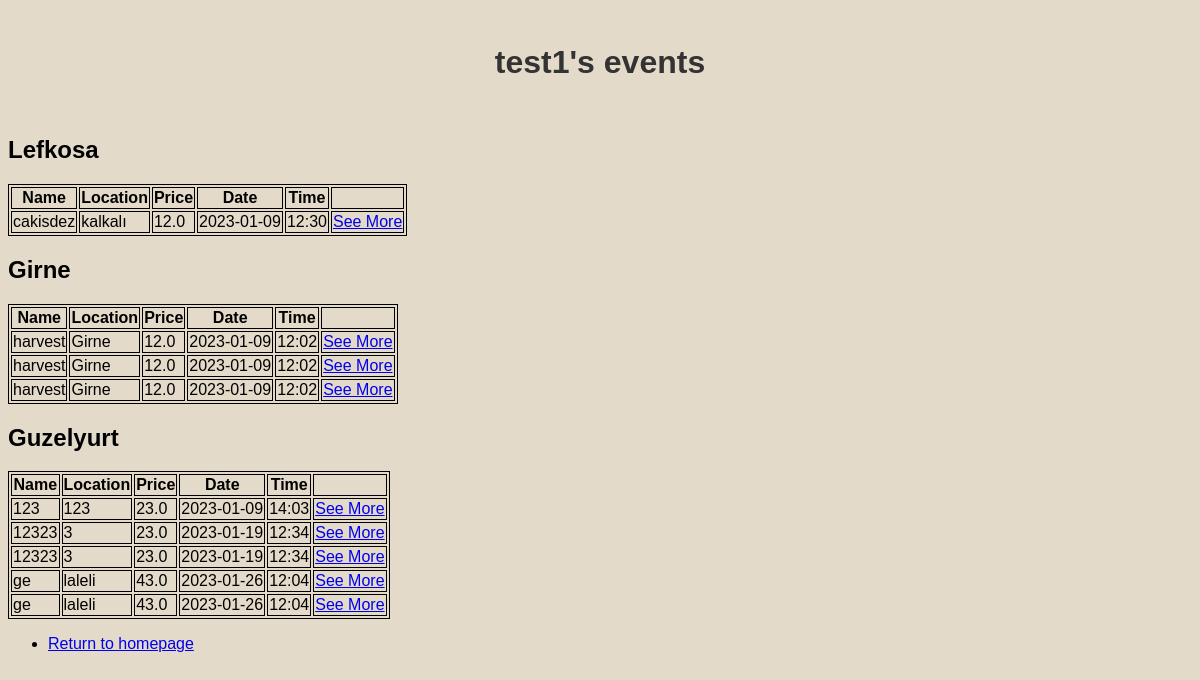
Screenshot of /ownedevents (signed in) with the database file from the repository.
### tables this page shows
CREATE TABLE city(cityID INTEGER PRIMARY KEY AUTOINCREMENT, cityname TEXT);

CREATE TABLE "event"
(
    eventid     INTEGER
        primary key autoincrement,
    name        TEXT,
    description TEXT,
    price       FLOAT,
    date        DATE,
    time        TIME,
    isActive    BOOLEAN,
    location    TEXT,
    cityID      INTEGER
        references city,
    username    TEXT
        references user
);

### main.py (the view)
@app.route("/ownedevents")
def ownEvents():
    conn = sqlite3.connect("eventwebsite.db")
    c = conn.cursor()
    c.execute("SELECT * FROM city ORDER BY cityID")
    rows = c.fetchall()
    cities = {}
    for nameTuple in rows:
        cities[nameTuple[0]] = {
            "cityName": str(nameTuple[1]),
            "noOfEvents": 0,
            "events": []
        }
    c.execute("SELECT event.*,c.cityname FROM event JOIN city c on c.cityID = event.cityID WHERE username=(?)",(str(session["username"]),))
    rows = c.fetchall()
    for tupleInfo in rows:
        if tupleInfo[8] in cities:
            cities[tupleInfo[8]]["noOfEvents"] += 1
            cities[tupleInfo[8]]["events"].append({
                "eventid":tupleInfo[0],
                "name":tupleInfo[1],
                "description":tupleInfo[2],
                "price":tupleInfo[3],
                "date":tupleInfo[4],
                "time":tupleInfo[5],
                "isActive":1,
                "location":tupleInfo[7],
            })
    if 'username' in session:
        return render_template("ownedevents.html", username=session['username'],cityInfo=cities)
    else:
        return redirect(url_for('index'))

### templates/ownedevents.html (shortened to what this page needs)
<!DOCTYPE html>
<html lang="en">
<head>
    <link rel="stylesheet" href="/static/style.css">
</head>
<body>
<h1>{{username}}'s events</h1>
{% for a in cityInfo %}
{% if cityInfo[a]["noOfEvents"]>0 %}
<h2 class="cityName">{{ cityInfo[a]["cityName"] }}</h2>
<table id={{ a }}>
    <tr>
        <th>Name</th>
        <th>Location</th>
        <th>Price</th>
        <th>Date</th>
        <th>Time</th>
        <th></th>
    </tr>
    {% for event in cityInfo[a]["events"] %}
    <tr>
        <td>{{ event["name"] }}</td>
        <td>{{ event["location"] }}</td>
        <td>{{ event["price"] }}</td>
        <td>{{ event["date"] }}</td>
        <td>{{ event["time"] }}</td>
        <td><a href="{{ url_for('eventInfo', id=event['eventid']) }}">See More</a></td>
    </tr>
    {% endfor %}
</table>
{%endif%}
{%endfor%}
<ul>
  <li><a href="{{ url_for('index') }}">Return to homepage</a></li>
</ul>
</body>
</html>

### static/style.css (style rules this page uses)
body { font-family: Arial, sans-serif; background-color: #e3dac9; }
h1 { font-size: 32px; font-weight: bold; color: #333; margin: 0; padding: 3%; text-align: center; }
.cityName { font-weight: bold; }
table, th, td { border:1px solid black; }

### rows the page displays
city: cityname "Lefkosa"
event: name "cakisdez", location "kalkalı", price "12.0", date "2023-01-09", time "12:30"
city: cityname "Girne"
event: name "harvest", location "Girne", price "12.0", date "2023-01-09", time "12:02"
event: name "harvest", location "Girne", price "12.0", date "2023-01-09", time "12:02"
event: name "harvest", location "Girne", price "12.0", date "2023-01-09", time "12:02"
city: cityname "Guzelyurt"
event: name "123", location "123", price "23.0", date "2023-01-09", time "14:03"
event: name "12323", location "3", price "23.0", date "2023-01-19", time "12:34"
event: name "12323", location "3", price "23.0", date "2023-01-19", time "12:34"
event: name "ge", location "laleli", price "43.0", date "2023-01-26", time "12:04"
event: name "ge", location "laleli", price "43.0", date "2023-01-26", time "12:04"

### other values shown
{{ username }} "test1"
